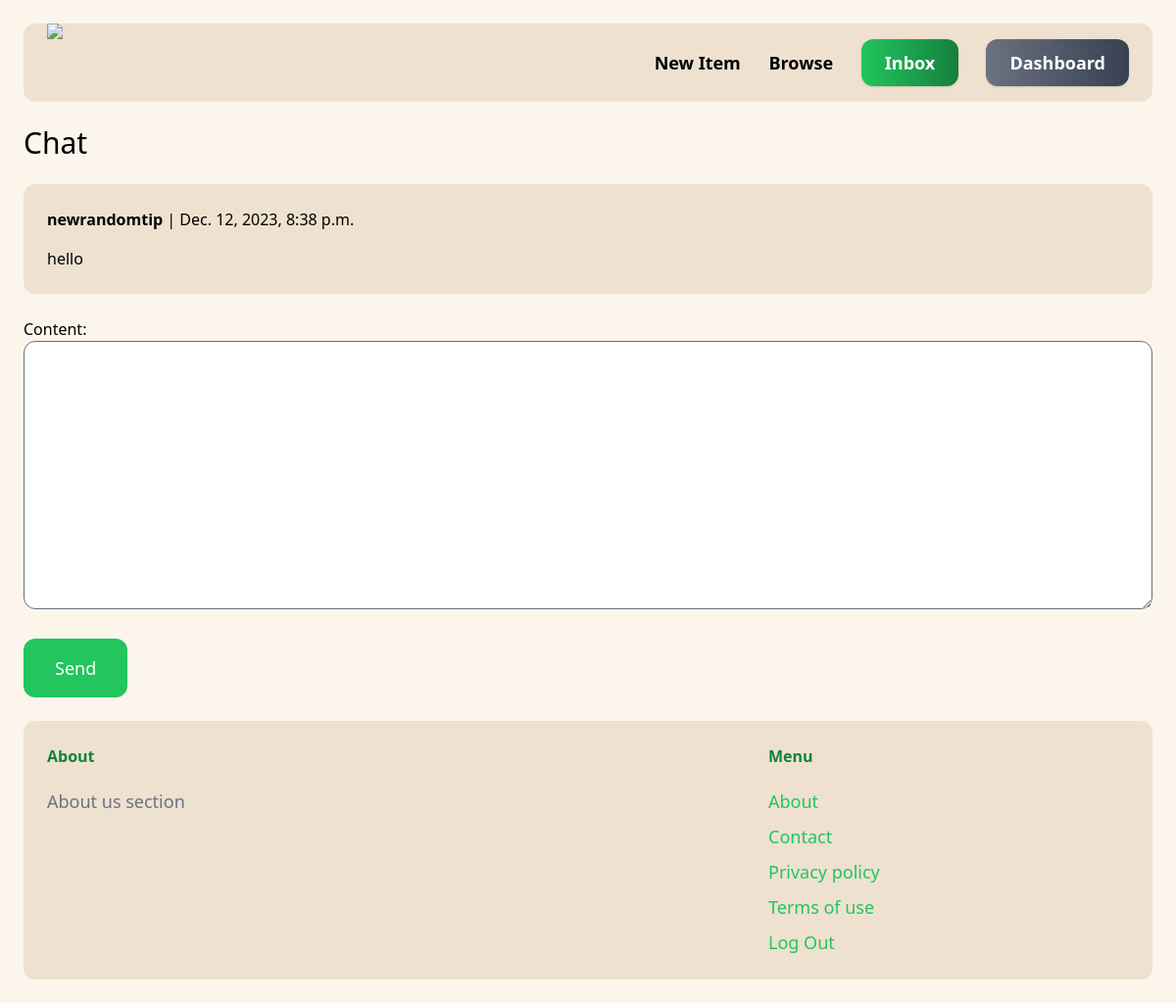
/inbox/6/ (signed in), run on the app's committed database.
### chat/models.py (models this page shows)
class ChatMessage(models.Model):
    chat = models.ForeignKey(Chat, related_name='messages', on_delete=models.CASCADE)
    content = models.TextField()
    created_at = models.DateTimeField(auto_now_add=True)
    created_by = models.ForeignKey(User, related_name='created_messages', on_delete=models.CASCADE)

### chat/views.py (the view)
# urls.py: path('<int:pk>/', views.detail, name="detail"),
@login_required
def detail(request,pk):
    chat = Chat.objects.filter(members__in=[request.user.id]).get(pk=pk)
    if request.method == "POST":
        form = ChatMessageForm(request.POST)
        if form.is_valid():
            chat_message = form.save(commit=False)
            chat_message.chat = chat
            chat_message.created_by = request.user
            chat_message.save()
            chat.save()
            return redirect('chat:detail', pk=pk)
    else:
        form = ChatMessageForm()
    return render(request, 'chat/detail.html', {
        'chat': chat,
        'form': form
    })

### chat/forms.py
class ChatMessageForm(forms.ModelForm):
    class Meta:
        model = ChatMessage
        fields = ('content',)
        widgets = {
            'content': forms.Textarea(attrs={
                'class': 'w-full py-4 px-6 rounded-xl border'
            })
        }

### chat/templates/chat/detail.html (shortened to what this page needs)
{% extends "core/base.html" %}
{% block content %}
<h1 class="mb-6 text-3xl">Chat</h1>
<div class="space-y-6">
    {% for message in chat.messages.all %}
        <div class="p-6 flex bg-green-300 rounded-xl" style="{% if message.created_by != request.user %}background:#eee1cf;{% endif %}">
            <div>
                <p class="mb-4"><strong>{{message.created_by.username}}</strong> | {{message.created_at}}</p>
                <p>{{ message.content }}</p>
            </div>
        </div>
    {% endfor %}
</div>
<form method="POST" action="." class="mt-6">
    {{form.as_p}}
    <button class="mt-6 py-4 px-8 text-lg bg-green-500 hover:bg-green-700 rounded-xl text-white">Send</button>
</form>
{% endblock %}

### data on the page
ChatMessage: created_by.username "newrandomtip", created_at "Dec. 12, 2023, 8:38 p.m.", content "hello"
